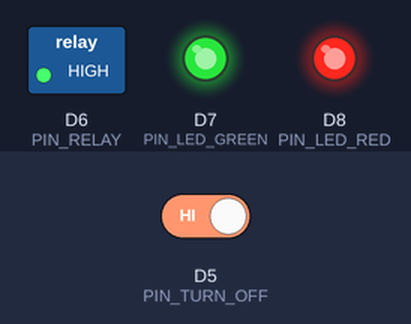
Simulated run of this sketch. Board: ESP8266 (Wemos D1 mini). Parts: switched loads named in the sketch (green lamp = pin HIGH), output pins drawn as LEDs (lit = HIGH). Dashed ring = blinking. Inputs (shaded band) come from the test bench; at power-on: D5 (PIN_TURN_OFF) HIGH. At 6.6 s the program puts the board to deep sleep or switches it off; the recording ends there.

Above: at 1.2 s.
1.3 s: D5 (PIN_TURN_OFF) driven LOW
At 1.8 s:
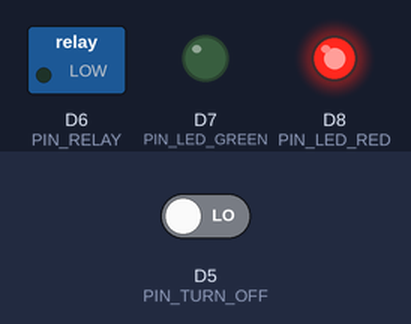
At 2.36 s:
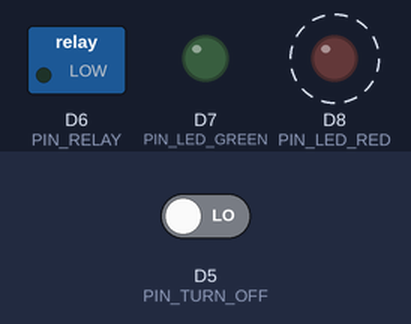
Timing chart, 0 to 6.6 s (numbered marks = the images above; inputs shaded):
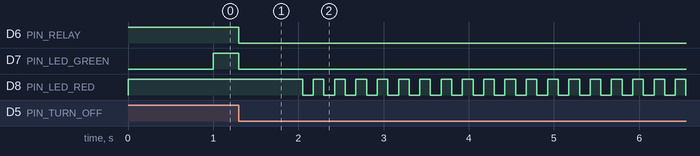

The sketch:

D1_test_holdPowerOn1.ino
```cpp
//_____D1_test_holdPowerOn1.ino______________200614-200614_____
// Hardware test for the selfmade prototype shield "holdPowerOn"
// (power on by a pulse and self locking relay IM01 at D6):
// * When SET-button S1 is pressed, relay attracts and D1 mini
//   starts. D6 is set to 1 to self lock the relay.
//   The LED shines alternating red, orange and green.
// * Press button D5 to turn power off (sets D6 to 0).
// * Power is turned off after 20secs anyway (to save energy :)
// Hardware:
// (1) WeMos D1 mini
// (2) holdPowerOn shield IP01
// Important: supply voltage by holdPowerOn shield! (NOT by USB!)
// Created by Karl Hartinger, June 14, 2020.
// Released into the public domain.

//-----sensors, actors------------------------------------------
#define  PIN_TURN_OFF           D5
#define  PIN_RELAY              D6
#define  PIN_LED_GREEN          D7
#define  PIN_LED_RED            D8
#define  MILLIS_TIME2RUN     20000

//-----"state machine"------------------------------------------
unsigned long millisOff;

//_____turn power off___________________________________________
void turnPowerOff(bool success_)
{
 //-----turn power off------------------------------------------
 digitalWrite(PIN_RELAY, 0);
 digitalWrite(PIN_LED_GREEN,0); digitalWrite(PIN_LED_RED,1);
 delay(500);                           // wait for relay off
 //-----power should be turned off now-------------------------
 for(int i=1; i<20; i++)
 {
  delay(125); digitalWrite(PIN_LED_RED, 1);
  delay(125); digitalWrite(PIN_LED_RED, 0);
 }
 //-----if power is still not turned off yet: go to sleep-------
 digitalWrite(PIN_RELAY, 0);           // just for safety
 while(1) ESP.deepSleep(60 * 1000000L);
 delay(2000);                          // just for safety
}

//_____setup i/o pins and Serial________________________________
void setup()
{
 pinMode(PIN_RELAY, OUTPUT);
 digitalWrite(PIN_RELAY, 1);
 pinMode(PIN_TURN_OFF, INPUT);
 pinMode(PIN_LED_GREEN, OUTPUT);
 pinMode(PIN_LED_RED, OUTPUT);
 millisOff=MILLIS_TIME2RUN+millis();   // time to turn power off
 {Serial.begin(115200); Serial.println();}
}

int i=0;
//_____main loop________________________________________________
void loop()
{
 //-----LED-----------------------------------------------------
 if(i==0)  { digitalWrite(PIN_LED_GREEN,0); digitalWrite(PIN_LED_RED,1); }
 if(i==10) { digitalWrite(PIN_LED_GREEN,1); digitalWrite(PIN_LED_RED,1); }
 if(i==20) { digitalWrite(PIN_LED_GREEN,1); digitalWrite(PIN_LED_RED,0); }
 i++; if(i>30) i=0;
 //-----D5 pressed?---------------------------------------------
 if(digitalRead(PIN_TURN_OFF)==0) {
  turnPowerOff(true);
 }
 //-----timeout?------------------------------------------------
 if(millis()>millisOff) {
  turnPowerOff(false);                 // timeout
 }
 delay(100);                           // ain lasts 38ms
}
```

Measured:
- after the input at 1.3 s, D6 (PIN_RELAY): HIGH → LOW at once; D8 (PIN_LED_RED): alternates HIGH for 0.13 s and LOW for 0.13 s, starting after 0.75 s
